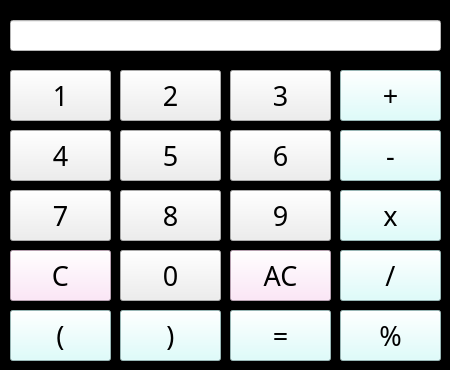
<?xml version="1.0" encoding="UTF-8"?>
<ui version="4.0">
 <class>IMLCalc</class>
 <widget class="QWidget" name="IMLCalc">
  <property name="geometry">
   <rect>
    <x>0</x>
    <y>0</y>
    <width>450</width>
    <height>370</height>
   </rect>
  </property>
  <property name="windowTitle">
   <string>IMLCalc</string>
  </property>
  <property name="windowIcon">
   <iconset>
    <normaloff>calculator-interface-symbol_318-65751.jpg</normaloff>calculator-interface-symbol_318-65751.jpg</iconset>
  </property>
  <property name="styleSheet">
   <string notr="true">background-color: rgb(83, 83, 83);
background-color: rgb(0, 0, 0);</string>
  </property>
  <widget class="QPushButton" name="b1">
   <property name="geometry">
    <rect>
     <x>10</x>
     <y>70</y>
     <width>101</width>
     <height>51</height>
    </rect>
   </property>
   <property name="font">
    <font>
     <family>Agency FB</family>
     <pointsize>20</pointsize>
    </font>
   </property>
   <property name="styleSheet">
    <string notr="true">background-color: rgb(255, 255, 255);
background-color: rgb(238, 238, 238);</string>
   </property>
   <property name="text">
    <string>1</string>
   </property>
  </widget>
  <widget class="QPushButton" name="b2">
   <property name="geometry">
    <rect>
     <x>120</x>
     <y>70</y>
     <width>101</width>
     <height>51</height>
    </rect>
   </property>
   <property name="font">
    <font>
     <family>Agency FB</family>
     <pointsize>20</pointsize>
    </font>
   </property>
   <property name="styleSheet">
    <string notr="true">background-color: rgb(255, 255, 255);
background-color: rgb(238, 238, 238);</string>
   </property>
   <property name="text">
    <string>2</string>
   </property>
  </widget>
  <widget class="QPushButton" name="b3">
   <property name="geometry">
    <rect>
     <x>230</x>
     <y>70</y>
     <width>101</width>
     <height>51</height>
    </rect>
   </property>
   <property name="font">
    <font>
     <family>Agency FB</family>
     <pointsize>20</pointsize>
    </font>
   </property>
   <property name="styleSheet">
    <string notr="true">background-color: rgb(255, 255, 255);
background-color: rgb(238, 238, 238);</string>
   </property>
   <property name="text">
    <string>3</string>
   </property>
  </widget>
  <widget class="QPushButton" name="bplus">
   <property name="geometry">
    <rect>
     <x>340</x>
     <y>70</y>
     <width>101</width>
     <height>51</height>
    </rect>
   </property>
   <property name="font">
    <font>
     <family>Agency FB</family>
     <pointsize>20</pointsize>
    </font>
   </property>
   <property name="styleSheet">
    <string notr="true">background-color:rgb(213, 255, 253)</string>
   </property>
   <property name="text">
    <string>+</string>
   </property>
  </widget>
  <widget class="QPushButton" name="bminus">
   <property name="geometry">
    <rect>
     <x>340</x>
     <y>130</y>
     <width>101</width>
     <height>51</height>
    </rect>
   </property>
   <property name="font">
    <font>
     <family>Agency FB</family>
     <pointsize>20</pointsize>
    </font>
   </property>
   <property name="styleSheet">
    <string notr="true">background-color:rgb(213, 255, 253)</string>
   </property>
   <property name="text">
    <string>-</string>
   </property>
  </widget>
  <widget class="QPushButton" name="b4">
   <property name="geometry">
    <rect>
     <x>10</x>
     <y>130</y>
     <width>101</width>
     <height>51</height>
    </rect>
   </property>
   <property name="font">
    <font>
     <family>Agency FB</family>
     <pointsize>20</pointsize>
    </font>
   </property>
   <property name="styleSheet">
    <string notr="true">background-color: rgb(255, 255, 255);
background-color: rgb(238, 238, 238);</string>
   </property>
   <property name="text">
    <string>4</string>
   </property>
  </widget>
  <widget class="QPushButton" name="b6">
   <property name="geometry">
    <rect>
     <x>230</x>
     <y>130</y>
     <width>101</width>
     <height>51</height>
    </rect>
   </property>
   <property name="font">
    <font>
     <family>Agency FB</family>
     <pointsize>20</pointsize>
    </font>
   </property>
   <property name="styleSheet">
    <string notr="true">background-color: rgb(255, 255, 255);
background-color: rgb(238, 238, 238);</string>
   </property>
   <property name="text">
    <string>6</string>
   </property>
   <property name="checkable">
    <bool>false</bool>
   </property>
  </widget>
  <widget class="QPushButton" name="b5">
   <property name="geometry">
    <rect>
     <x>120</x>
     <y>130</y>
     <width>101</width>
     <height>51</height>
    </rect>
   </property>
   <property name="font">
    <font>
     <family>Agency FB</family>
     <pointsize>20</pointsize>
    </font>
   </property>
   <property name="styleSheet">
    <string notr="true">background-color: rgb(255, 255, 255);
background-color: rgb(238, 238, 238);</string>
   </property>
   <property name="text">
    <string>5</string>
   </property>
  </widget>
  <widget class="QPushButton" name="bmul">
   <property name="geometry">
    <rect>
     <x>340</x>
     <y>190</y>
     <width>101</width>
     <height>51</height>
    </rect>
   </property>
   <property name="font">
    <font>
     <family>Agency FB</family>
     <pointsize>20</pointsize>
    </font>
   </property>
   <property name="styleSheet">
    <string notr="true">background-color:rgb(213, 255, 253)</string>
   </property>
   <property name="text">
    <string>x</string>
   </property>
  </widget>
  <widget class="QPushButton" name="b7">
   <property name="geometry">
    <rect>
     <x>10</x>
     <y>190</y>
     <width>101</width>
     <height>51</height>
    </rect>
   </property>
   <property name="font">
    <font>
     <family>Agency FB</family>
     <pointsize>20</pointsize>
    </font>
   </property>
   <property name="styleSheet">
    <string notr="true">background-color: rgb(255, 255, 255);
background-color: rgb(238, 238, 238);</string>
   </property>
   <property name="text">
    <string>7</string>
   </property>
  </widget>
  <widget class="QPushButton" name="b9">
   <property name="geometry">
    <rect>
     <x>230</x>
     <y>190</y>
     <width>101</width>
     <height>51</height>
    </rect>
   </property>
   <property name="font">
    <font>
     <family>Agency FB</family>
     <pointsize>20</pointsize>
    </font>
   </property>
   <property name="styleSheet">
    <string notr="true">background-color: rgb(255, 255, 255);
background-color: rgb(238, 238, 238);</string>
   </property>
   <property name="text">
    <string>9</string>
   </property>
  </widget>
  <widget class="QPushButton" name="b8">
   <property name="geometry">
    <rect>
     <x>120</x>
     <y>190</y>
     <width>101</width>
     <height>51</height>
    </rect>
   </property>
   <property name="font">
    <font>
     <family>Agency FB</family>
     <pointsize>20</pointsize>
    </font>
   </property>
   <property name="styleSheet">
    <string notr="true">background-color: rgb(255, 255, 255);
background-color: rgb(238, 238, 238);</string>
   </property>
   <property name="text">
    <string>8</string>
   </property>
  </widget>
  <widget class="QPushButton" name="bdiv">
   <property name="geometry">
    <rect>
     <x>340</x>
     <y>250</y>
     <width>101</width>
     <height>51</height>
    </rect>
   </property>
   <property name="font">
    <font>
     <family>Agency FB</family>
     <pointsize>20</pointsize>
    </font>
   </property>
   <property name="styleSheet">
    <string notr="true">background-color:rgb(213, 255, 253)</string>
   </property>
   <property name="text">
    <string>/</string>
   </property>
  </widget>
  <widget class="QPushButton" name="bac">
   <property name="geometry">
    <rect>
     <x>230</x>
     <y>250</y>
     <width>101</width>
     <height>51</height>
    </rect>
   </property>
   <property name="font">
    <font>
     <family>Agency FB</family>
     <pointsize>20</pointsize>
    </font>
   </property>
   <property name="styleSheet">
    <string notr="true">background-color:rgb(255, 224, 247)</string>
   </property>
   <property name="text">
    <string>AC</string>
   </property>
  </widget>
  <widget class="QPushButton" name="benter">
   <property name="geometry">
    <rect>
     <x>230</x>
     <y>310</y>
     <width>101</width>
     <height>51</height>
    </rect>
   </property>
   <property name="font">
    <font>
     <family>Agency FB</family>
     <pointsize>20</pointsize>
    </font>
   </property>
   <property name="styleSheet">
    <string notr="true">background-color:rgb(213, 255, 253)</string>
   </property>
   <property name="text">
    <string>=</string>
   </property>
  </widget>
  <widget class="QPushButton" name="b0">
   <property name="geometry">
    <rect>
     <x>120</x>
     <y>250</y>
     <width>101</width>
     <height>51</height>
    </rect>
   </property>
   <property name="font">
    <font>
     <family>Agency FB</family>
     <pointsize>20</pointsize>
    </font>
   </property>
   <property name="styleSheet">
    <string notr="true">background-color: rgb(255, 255, 255);
background-color: rgb(238, 238, 238);</string>
   </property>
   <property name="text">
    <string>0</string>
   </property>
  </widget>
  <widget class="QLineEdit" name="ledit">
   <property name="geometry">
    <rect>
     <x>10</x>
     <y>20</y>
     <width>431</width>
     <height>31</height>
    </rect>
   </property>
   <property name="font">
    <font>
     <family>Agency FB</family>
     <pointsize>20</pointsize>
    </font>
   </property>
   <property name="styleSheet">
    <string notr="true">background-color: rgb(255, 255, 255);</string>
   </property>
   <property name="alignment">
    <set>Qt::AlignRight|Qt::AlignTrailing|Qt::AlignVCenter</set>
   </property>
  </widget>
  <widget class="QPushButton" name="bc">
   <property name="geometry">
    <rect>
     <x>10</x>
     <y>250</y>
     <width>101</width>
     <height>51</height>
    </rect>
   </property>
   <property name="font">
    <font>
     <family>Agency FB</family>
     <pointsize>20</pointsize>
    </font>
   </property>
   <property name="styleSheet">
    <string notr="true">background-color:rgb(255, 224, 247)</string>
   </property>
   <property name="text">
    <string>C</string>
   </property>
  </widget>
  <widget class="QPushButton" name="bdiv_2">
   <property name="geometry">
    <rect>
     <x>340</x>
     <y>310</y>
     <width>101</width>
     <height>51</height>
    </rect>
   </property>
   <property name="font">
    <font>
     <family>Agency FB</family>
     <pointsize>20</pointsize>
    </font>
   </property>
   <property name="styleSheet">
    <string notr="true">background-color:rgb(213, 255, 253)</string>
   </property>
   <property name="text">
    <string>%</string>
   </property>
  </widget>
  <widget class="QPushButton" name="bopen">
   <property name="geometry">
    <rect>
     <x>10</x>
     <y>310</y>
     <width>101</width>
     <height>51</height>
    </rect>
   </property>
   <property name="font">
    <font>
     <family>Agency FB</family>
     <pointsize>20</pointsize>
    </font>
   </property>
   <property name="styleSheet">
    <string notr="true">background-color:rgb(213, 255, 253)</string>
   </property>
   <property name="text">
    <string>(</string>
   </property>
  </widget>
  <widget class="QPushButton" name="bclose">
   <property name="geometry">
    <rect>
     <x>120</x>
     <y>310</y>
     <width>101</width>
     <height>51</height>
    </rect>
   </property>
   <property name="font">
    <font>
     <family>Agency FB</family>
     <pointsize>20</pointsize>
    </font>
   </property>
   <property name="styleSheet">
    <string notr="true">background-color:rgb(213, 255, 253)</string>
   </property>
   <property name="text">
    <string>)</string>
   </property>
  </widget>
 </widget>
 <resources/>
 <connections>
  <connection>
   <sender>bac</sender>
   <signal>clicked()</signal>
   <receiver>ledit</receiver>
   <slot>clear()</slot>
   <hints>
    <hint type="sourcelabel">
     <x>286</x>
     <y>271</y>
    </hint>
    <hint type="destinationlabel">
     <x>127</x>
     <y>37</y>
    </hint>
   </hints>
  </connection>
  <connection>
   <sender>bc</sender>
   <signal>clicked()</signal>
   <receiver>IMLCalc</receiver>
   <slot>one_delete()</slot>
   <hints>
    <hint type="sourcelabel">
     <x>45</x>
     <y>279</y>
    </hint>
    <hint type="destinationlabel">
     <x>2</x>
     <y>269</y>
    </hint>
   </hints>
  </connection>
  <connection>
   <sender>benter</sender>
   <signal>clicked()</signal>
   <receiver>IMLCalc</receiver>
   <slot>answer()</slot>
   <hints>
    <hint type="sourcelabel">
     <x>295</x>
     <y>346</y>
    </hint>
    <hint type="destinationlabel">
     <x>333</x>
     <y>365</y>
    </hint>
   </hints>
  </connection>
  <connection>
   <sender>ledit</sender>
   <signal>editingFinished()</signal>
   <receiver>IMLCalc</receiver>
   <slot>answer()</slot>
   <hints>
    <hint type="sourcelabel">
     <x>386</x>
     <y>31</y>
    </hint>
    <hint type="destinationlabel">
     <x>384</x>
     <y>11</y>
    </hint>
   </hints>
  </connection>
 </connections>
 <slots>
  <slot>write_edit()</slot>
  <slot>one_delete()</slot>
  <slot>answer()</slot>
 </slots>
</ui>
